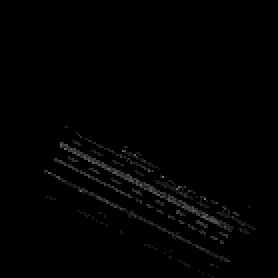
#> input picture points.jpg, 139 x 139 px (shown 2 times larger)
$ jupyter execute --allow-errors Untitled.ipynb
#> lines starting #> are read from the running program, lines starting #| are printed output that depends on the picture
[cell 1]
import numpy as np

from sklearn.cluster import DBSCAN
from sklearn import metrics
from sklearn.datasets import make_blobs
from sklearn.preprocessing import StandardScaler

import cv2
import pandas as pd
import matplotlib.pyplot as plt

[cell 2]
centers = [[1, 1], [-1, -1], [1, -1]]
X, labels_true = make_blobs(n_samples=750, centers=centers, cluster_std=0.4,
                            random_state=0)

X = StandardScaler().fit_transform(X)

[cell 3]
X.shape
X

[cell 4]
db = DBSCAN(eps=0.3, min_samples=10).fit(X)
db

[cell 5]
core_samples_mask = np.zeros_like(db.labels_, dtype=bool)
core_samples_mask[db.core_sample_indices_] = True
core_samples_mask

[cell 6]
labels = db.labels_
labels

[cell 7]
n_clusters_ = len(set(labels)) - (1 if -1 in labels else 0)
n_noise_ = list(labels).count(-1)
n_clusters_

#> (a cell that did not finish here is left out)

[cell 9]
unique_labels = set(labels)
unique_labels

[cell 10]
colors = [plt.cm.Spectral(each)
          for each in np.linspace(0, 1, len(unique_labels))]
colors

[cell 11]
for k, col in zip(unique_labels, colors):
    if k == -1:
        # Black used for noise.
        col = [0, 0, 0, 1]

    class_member_mask = (labels == k)

    xy = X[class_member_mask & core_samples_mask]
    plt.plot(xy[:, 0], xy[:, 1], 'o', markerfacecolor=tuple(col),
             markeredgecolor='k', markersize=14)

    xy = X[class_member_mask & ~core_samples_mask]
    plt.plot(xy[:, 0], xy[:, 1], 'o', markerfacecolor=tuple(col),
             markeredgecolor='k', markersize=6)

plt.title('Estimated number of clusters: %d' % n_clusters_)
plt.show()
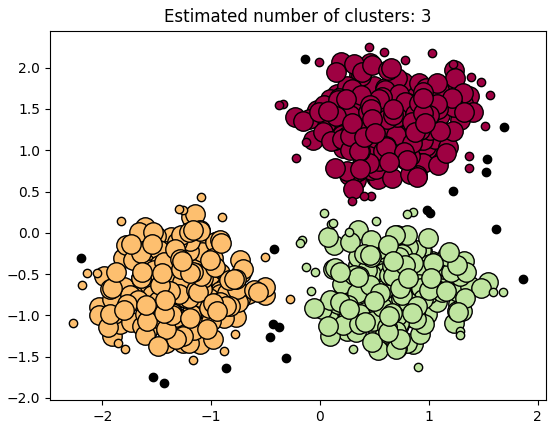
#> figure drawn by matplotlib, 1 panel

[cell 12]
img = cv2.imread('points.jpg',0)
#> img is the input picture: shape (139, 139); min 0, max 117, mean 2.2
img_size = img.shape[0]
#> img_size = 139

#> (a cell that did not finish here is left out)

#> (a cell that did not finish here is left out)

[cell 15]
rows, cols = img.shape
#> rows = 139; cols = 139
